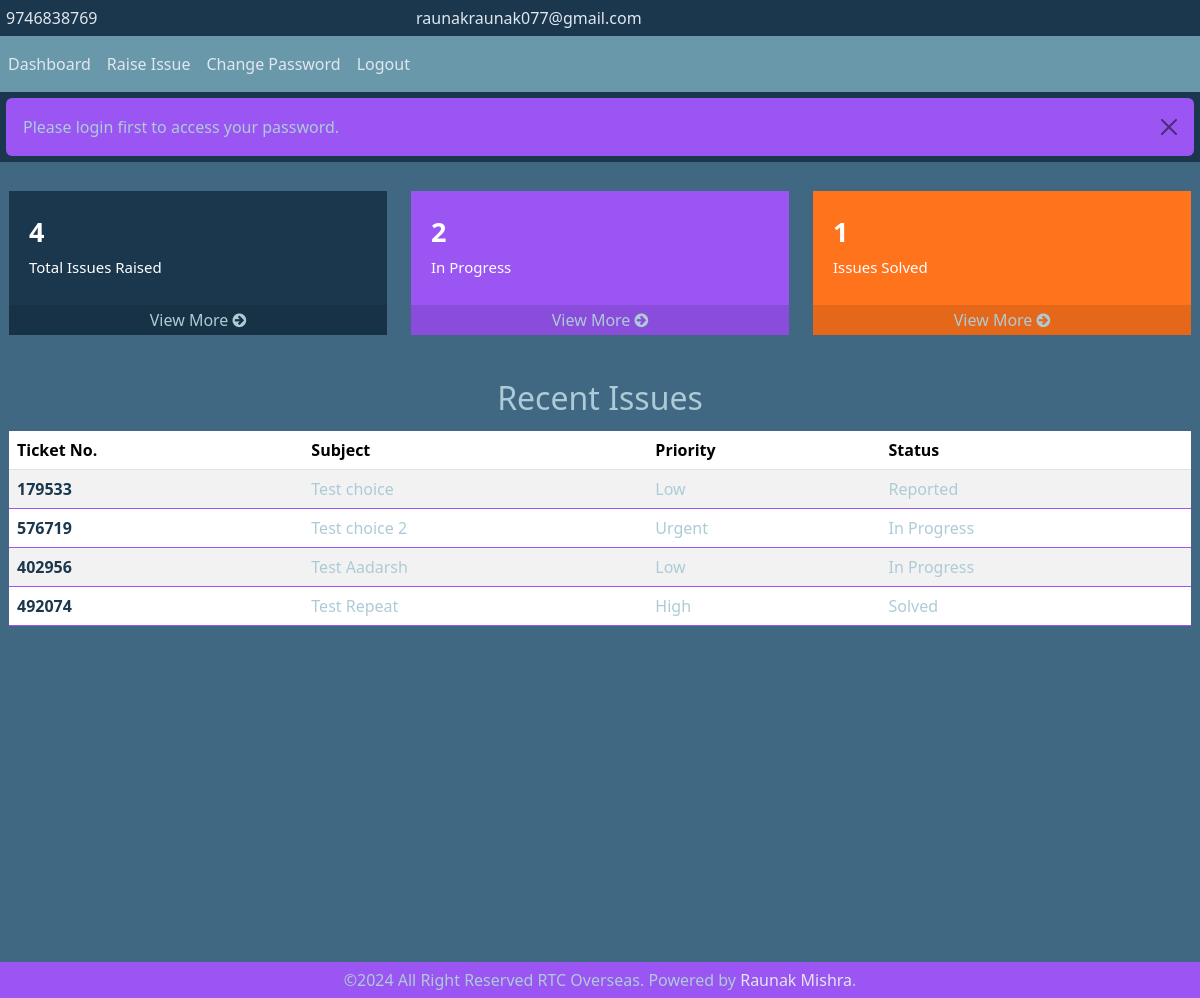
The app's page /dashboard/ (signed in) with its own data.
### tickets/models.py (models this page shows, shortened)
class global_settings(models.Model):
    email=models.EmailField('Email:')
    phone=models.IntegerField('Number:')
    fb_link = models.CharField('FACEBOOK LINK:', max_length=250)
    insta_link = models.CharField('INSTAGRAM LINK:', max_length=250)

class ticket_model(models.Model):
    raised_by=models.EmailField('Raised By')
    subject=models.CharField('Subject',max_length=250)
    issue=models.CharField('Issue Details',max_length=500)
    priority=models.CharField('Priority',max_length=10,choices=priority_choices,null=True,blank=True)
    ticket_number=models.IntegerField('Ticket Number')
    status=models.CharField('Status',choices=status_choices,null=True,blank=True,max_length=30,default='Reported')
    created_at=models.DateTimeField('Created At',default=now_time)

### tickets/views.py (the view)
# urls.py: path('dashboard/', views.dashboard, name='dashboard'),
def dashboard(request):
    global message
    if request.user.is_authenticated:
        total_issues_no=get_total_user_issue(request)
        inprogress_issues_no=get_inprogress_user_issue(request)
        solved_issues_no=get_solved_user_issue(request)
        statistics={
            'raised_issues':total_issues_no,
            'inprogress_issues':inprogress_issues_no,
            'solved_issues':solved_issues_no
        }
        issues=models.ticket_model.objects.filter(raised_by=request.user.username).order_by('-created_at')[:5]
        return render(request,'dashboard.html',{'global':global_details,'message':message,'statistics':statistics,'issues':issues})
    else:
        message='Please login first to access your password.'
        return redirect('/')

### tickets/views.py (called while the page is built)
def get_total_user_issue(request):
    email=request.user.username
    total_issues=models.ticket_model.objects.filter(raised_by=email).count()
    return total_issues

def get_inprogress_user_issue(request):
    email=request.user.username
    inprogress_issues=models.ticket_model.objects.filter(raised_by=email,status='In Progress').count()
    return inprogress_issues

def get_solved_user_issue(request):
    email=request.user.username
    solved_issues=models.ticket_model.objects.filter(raised_by=email,status='Solved').count()
    return solved_issues

### tickets/templates/dashboard.html (shortened to what this page needs)
{% load static %}
{% load bootstrap5 %}
{% bootstrap_css %}
{% load bootstrap_icons %}
<html lang="en">
<head>
    <link href="https://maxcdn.bootstrapcdn.com/font-awesome/4.3.0/css/font-awesome.min.css" rel="stylesheet">
</head>
<body>
    {% include 'header.html' %}
    <section style="min-height: 100%; background-color: #406882;">
        <div class="container" style="margin: 0; width: 100%; max-width: 100%; padding: 9px;">
            <div class="row">
                <div class="col-lg-4 col-sm-6">
                    <div class="card-box bg-blue">
                        <div class="inner">
                            <h3> {{ statistics.raised_issues }} </h3>
                            <p> Total Issues Raised </p>
                        </div>
                        <a href="{% url 'all_issues' %}" class="card-box-footer">View More <i class="fa fa-arrow-circle-right"></i></a>
                    </div>
                </div>
                <div class="col-lg-4 col-sm-6">
                    <div class="card-box bg-green">
                        <div class="inner">
                            <h3> {{ statistics.inprogress_issues }} </h3>
                            <p> In Progress </p>
                        </div>
                        <a href="{% url 'progress_issues' %}" class="card-box-footer">View More <i class="fa fa-arrow-circle-right"></i></a>
                    </div>
                </div>
                <div class="col-lg-4 col-sm-6">
                    <div class="card-box bg-orange">
                        <div class="inner">
                            <h3> {{ statistics.solved_issues }} </h3>
                            <p> Issues Solved </p>
                        </div>
                        <a href="{% url 'solved_issues' %}" class="card-box-footer">View More <i class="fa fa-arrow-circle-right"></i></a>
                    </div>
                </div>
            </div>
        </div>
        <div class="table-responsive" style="margin: 0; width: 100%; max-width: 100%; padding: 9px;">
            {% if issues.count > 0 %}
                <h2 style="color: #ADCBD7; text-align: center; padding: 6px;">Recent Issues</h2>
                <table class="table table-striped table-hover">
                    <thead>
                        <tr>
                            <th scope="col">Ticket No.</th>
                            <th scope="col">Subject</th>
                            <th scope="col">Priority</th>
                            <th scope="col">Status</th>
                        </tr>
                    </thead>
                    <tbody>
                        {% for issue in issues %}
                            <tr>
                                <th scope="row"><a href="{% url 'issues_description' issue.ticket_number %}" style="text-decoration: none; color: #1A374D;">
                                    {{ issue.ticket_number }}
                                </a></th>
                                <td>{{ issue.subject }}</td>
                                <td>{{ issue.priority }}</td>
                                <td>{{ issue.status }}</td>
                            </tr>
                        {% endfor %}
                    </tbody>
                </table>
            {% else %}
                <p style="color: #ADCBD7; text-align: center;">No issues raised yet, <a href="{% url 'raise_issue' %}" style="color: #fff; text-decoration: none;">Raise one now.</a></p>
            {% endif %}
        </div>
    </section>
    {% include 'footer.html' %}
</body>
</html>

### tickets/templates/header.html (shortened to what this page needs)
{% load static %}
{% load bootstrap5 %}
{% bootstrap_css %}
{% load bootstrap_icons %}
<head>
  <link rel="stylesheet" href="{% static 'css/custom.css' %}">
</head>
<div class="container" style="background-color: #1A374D; color: #e1e7ef; padding: 6px; margin-left: 0; max-width: 100%;">
    <div class="row">
        <div class="col-lg-4 col-md-12">
            <span>
                {% bs_icon 'telephone-fill' %}  {{ global.phone }}
            </span>
        </div>
        <div class="col-lg-4 col-md-12">
            <span style="margin-left: 6px;">
                {% bs_icon 'envelope-fill' %}    {{ global.email }}
            </span>
        </div>
        <div class="col-lg-4 col-md-12" style="display: flex; align-items: center; justify-content: flex-end;">
        </div>
    </div>
</div>
<nav class="navbar navbar-expand-lg navbar-dark" style="background-color: #6998AB;">
    <div class="collapse navbar-collapse" id="navbarNav">
      <ul class="navbar-nav">
        <li class="nav-item active">
          <a class="nav-link" style="color: #e1e7ef;" href="{% url 'dashboard' %}">Dashboard</a>
        </li>
        <li class="nav-item">
          <a class="nav-link" style="color: #e1e7ef;" href="{% url 'raise_issue' %}">Raise Issue</a>
        </li>
        {% if user.is_authenticated %}
          <li class="nav-item">
            <a class="nav-link" style="color: #e1e7ef;" href="{% url 'password_change' %}">Change Password</a>
          </li>
          <li class="nav-item">
            <a class="nav-link" style="color: #e1e7ef;" href="{% url 'logout' %}">Logout</a>
          </li>
        {% else %}
          <li class="nav-item">
            <a class="nav-link" style="color: #e1e7ef;" href="">Forgot Password</a>
          </li>
        {% endif %}
      </ul>
    </div>
</nav>
{% if message %}
  {% if message != '' %}
    <div id="alert_div" style="background-color: #1A374D; margin: 0; padding: 3px;">
      <div class="alert alert-dismissible fade show" style="background-color: #9A55F3; color: #adcbd7; margin: 3px;" role="alert">
        {{ message }}
        <button type="button" class="btn-close" data-bs-dismiss="alert" aria-label="Close" onclick="document.getElementById('alert_div').style.display='none'"></button>
      </div>
    </div>
  {% endif %}
{% endif %}

### tickets/templates/dashboard.html (style rules this page uses)
.card-box { position: relative; color: #fff; padding: 20px 10px 40px; margin: 20px 0px; }
.card-box .inner { padding: 5px 10px 0 10px; }
.card-box h3 { font-size: 27px; font-weight: bold; margin: 0 0 8px 0; white-space: nowrap; padding: 0; text-align: left; }
.card-box p { font-size: 15px; }
.card-box .card-box-footer { position: absolute; left: 0px; bottom: 0px; text-align: center; padding: 3px 0; color: #ADCBD7; background: rgba(0, 0, 0, 0.1); width: 100%; text-decoration: none; }
.bg-blue { background-color: #1A374D !important; }
.bg-green { background-color: #9A55F3 !important; }
.bg-orange { background-color: #FF731D !important; }
table tbody tr { border-bottom-color: #9A55F3 !important; }
table tbody tr td { color: #ADCBD7 !important; }

### records on screen
global_settings: phone "9746838769", email "raunakraunak077@gmail.com"
ticket_model: ticket_number "179533", subject "Test choice", priority "Low", status "Reported"
ticket_model: ticket_number "576719", subject "Test choice 2", priority "Urgent", status "In Progress"
ticket_model: ticket_number "402956", subject "Test Aadarsh", priority "Low", status "In Progress"
ticket_model: ticket_number "492074", subject "Test Repeat", priority "High", status "Solved"

### other values on screen
{{ message }} "Please login first to access your password."
{{ statistics.raised_issues }} "4"
{{ statistics.inprogress_issues }} "2"
{{ statistics.solved_issues }} "1"
